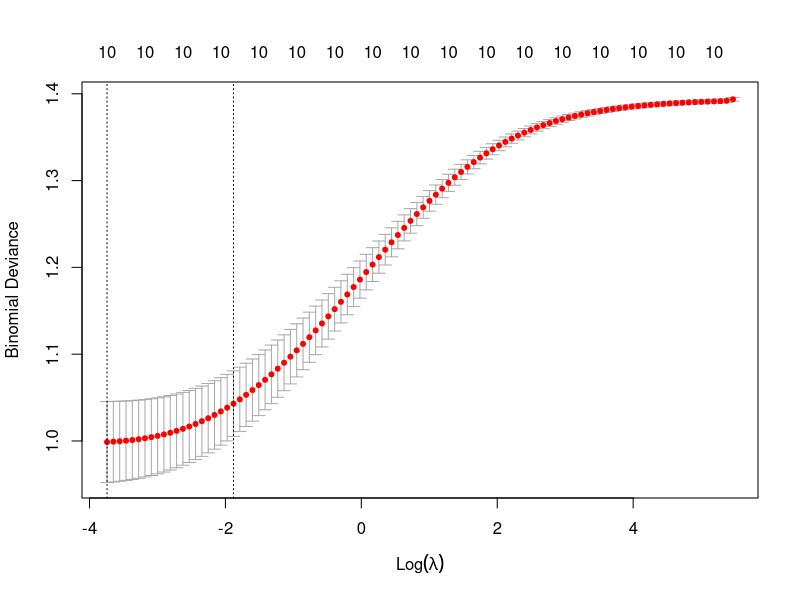
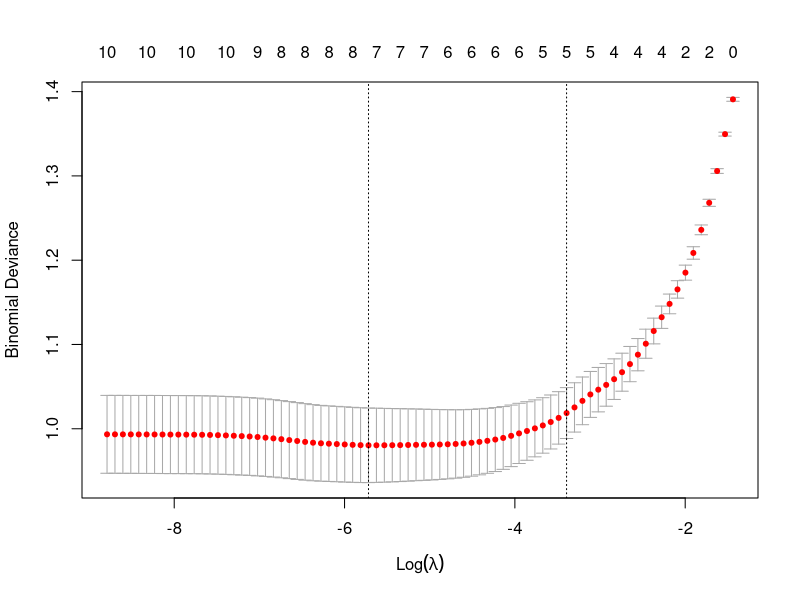

Reproduce these figures in R, in order.
## ---- chunk 1
rm(list=ls()); graphics.off()
## ---- chunk 2
tab <- read.table("diabetes.txt", header=TRUE, sep="\t")

# Add YBin to data frame
tab$YBin <- as.numeric(tab$Y > median(tab$Y))

# Drop Y from data frame
tab <- tab[, -11]

dim(tab)
head(tab)
## ---- chunk 3
test_index <- sample(1:442, size=round(442/5))

train_data <- tab[-test_index, ]
test_data <- tab[test_index, ]
## ---- chunk 4
performance <- function(Y, Y_predict) {
  confusion_matrix <- table(Prediction=Y_predict, Observation=Y)
  
  cat("Confusion matrix:\n\n")
  print(confusion_matrix)
  
  confusion_matrix["0","0"] -> TN
  confusion_matrix["0","1"] -> FN
  confusion_matrix["1","0"] -> FP
  confusion_matrix["1","1"] -> TP
  
  accuracy_ <- (TP+TN)/(TP+TN+FP+FN)
  precision_ <- TP/(TP+FP)
  recall_ <- TP/(TP+FN)
  specificity_ <- TN/(TN+FP)
  
  cat("\nAccuracy:", accuracy_, "\n")
  cat("Precision:", precision_, "\n")
  cat("Recall:", recall_, "\n")
  cat("Specificity:", specificity_, "\n")
  
  return(list(accuracy=accuracy_, precision=precision_, 
              recall=recall_, specificity=specificity_))
}
## ---- chunk 5
res_logit <- glm(YBin~., family=binomial, data=train_data)
summary(res_logit)
## ---- chunk 6
YBin_logit <- round(predict.glm(res_logit, newdata=test_data[, -11], type="response"))
## ---- chunk 7
perf_logit <- performance(test_data$YBin, YBin_logit)
## ---- chunk 8
fold_index <- split(
  1:442,
  f = sample(rep(1:5, times=c(88, 88, 88, 88, 90)))
)

sum_accuracy <- 0
sum_precision <- 0
sum_recall <- 0
sum_specificity <- 0

for (i in 1:5) {
  cat("========= FOLD", i, "=========\n\n")
  
  test_fold_index <- fold_index[[i]]
  train_fold <- tab[-test_fold_index, ]
  test_fold <- tab[test_fold_index, ]
  
  res_fold <- glm(YBin~., family=binomial, data=train_fold)
  
  YBin_fold <- round(predict.glm(res_fold, newdata=test_fold[, -11], type="response"))

  perf_fold <- performance(test_fold$YBin, YBin_fold)
  cat("\n")

  sum_accuracy <- sum_accuracy + perf_fold$accuracy
  sum_precision <- sum_precision + perf_fold$precision
  sum_recall <- sum_recall + perf_fold$recall
  sum_specificity <- sum_specificity + perf_fold$specificity
}

cat("Average accuracy:", sum_accuracy/5, "\n")
cat("Average precision:", sum_precision/5, "\n")
cat("Average recall:", sum_recall/5, "\n")
cat("Average specificity:", sum_specificity/5, "\n")
## ---- chunk 9
res0 <- glm(YBin~1, family=binomial, data=train_data)
res_forward <- step(res0, list(upper=res_logit), direction="forward")
summary(res_forward)
## ---- chunk 10
YBin_forward <- round(predict.glm(res_forward, newdata=test_data[, -11], type="response"))
perf_forward <- performance(test_data$YBin, YBin_forward)
## ---- chunk 11
library(glmnet)

cv_ridge <- cv.glmnet(as.matrix(tab[,-11]), tab$YBin, family="binomial", alpha=0)
plot(cv_ridge)

best_ridge_lambda <- cv_ridge$lambda.min
cat("Best Ridge lambda:", best_ridge_lambda, "\n")
## ---- chunk 12
res_ridge <- glmnet(as.matrix(train_data[,-11]), train_data$YBin, family="binomial",
                    alpha=0, lambda=best_ridge_lambda)
coef(res_ridge)
## ---- chunk 13
YBin_ridge <- round(predict(res_ridge, as.matrix(test_data[, -11]), type="response"))
perf_ridge <- performance(test_data$YBin, YBin_ridge)
## ---- chunk 14
library(glmnet)

cv_lasso <- cv.glmnet(as.matrix(tab[,-11]), tab$YBin, family="binomial", alpha=1)
plot(cv_lasso)

best_lasso_lambda <- cv_lasso$lambda.min
cat("Best Lasso lambda:", best_lasso_lambda, "\n")
## ---- chunk 15
res_lasso <- glmnet(as.matrix(train_data[,-11]), train_data$YBin, family="binomial",
                    alpha=1, lambda=best_lasso_lambda)
coef(res_lasso)
## ---- chunk 16
YBin_lasso <- round(predict(res_lasso, as.matrix(test_data[, -11]), type="response"))
perf_lasso <- performance(test_data$YBin, YBin_lasso)
## ---- chunk 17
error_logit <- sum((test_data$YBin - YBin_logit)^2)
error_forward <- sum((test_data$YBin - YBin_forward)^2)
error_ridge <- sum((test_data$YBin - YBin_ridge)^2)
error_lasso <- sum((test_data$YBin - YBin_lasso)^2)

cat("Sum of squared of errors:\n",
    "- Logit:", error_logit, "\n",
    "- Forward:", error_forward, "\n",
    "- Ridge:", error_ridge, "\n",
    "- Lasso:", error_lasso, "\n"
)
## ---- chunk 18
data.frame(
  Model=c("Logit", "Forward", "Ridge", "Lasso"),
  Accuracy=c(perf_logit$accuracy, perf_forward$accuracy,
             perf_ridge$accuracy, perf_lasso$accuracy),
  Precision=c(perf_logit$precision, perf_forward$precision,
              perf_ridge$precision, perf_lasso$precision),
  Recall=c(perf_logit$recall, perf_forward$recall,
           perf_ridge$recall, perf_lasso$recall),
  Specificity=c(perf_logit$specificity, perf_forward$specificity,
                perf_ridge$specificity, perf_lasso$specificity)
)
